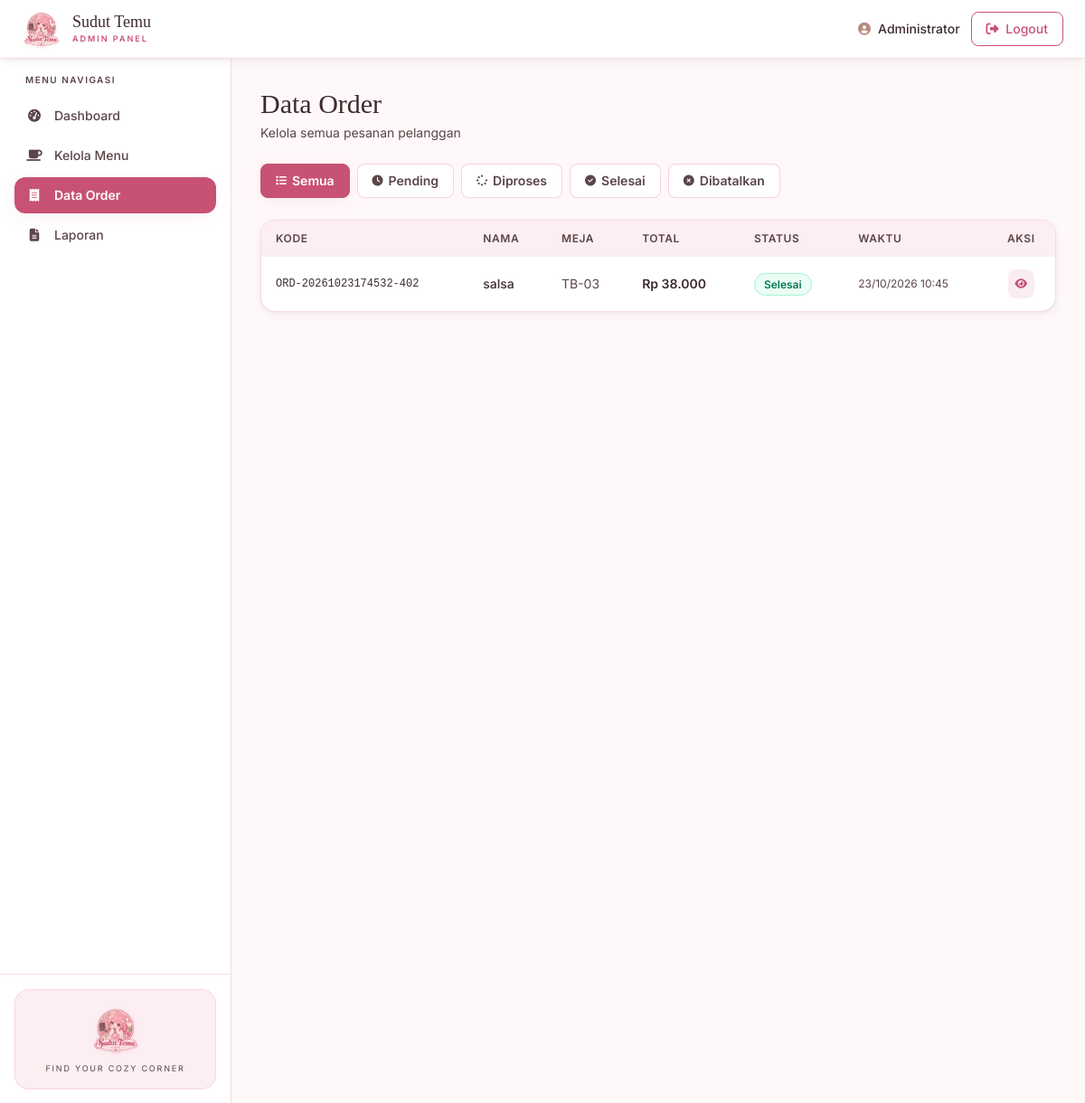
Page /admin/order.php (signed in) on the committed database.
### tables this page shows
CREATE TABLE `orders` (
  `id` int(11) UNSIGNED NOT NULL,
  `kode_order` varchar(30) NOT NULL,
  `pelanggan_id` int(11) UNSIGNED NOT NULL,
  `no_meja` varchar(10) NOT NULL,
  `total_harga` decimal(14,2) NOT NULL DEFAULT 0.00,
  `status` enum('pending','diproses','selesai','dibatalkan') NOT NULL DEFAULT 'pending',
  `catatan` text DEFAULT NULL,
  `waktu_order` timestamp NOT NULL DEFAULT current_timestamp()
);

CREATE TABLE `pelanggan` (
  `id` int(11) UNSIGNED NOT NULL,
  `nama` varchar(100) NOT NULL,
  `no_meja` varchar(10) NOT NULL,
  `no_hp` varchar(20) DEFAULT NULL,
  `waktu_datang` timestamp NOT NULL DEFAULT current_timestamp()
);

### config/koneksi.php (called while the page is built, shortened)
<?php
function rupiah($angka) {
    return "Rp " . number_format((float)$angka, 0, ',', '.');
}
function statusBadgeClass($status) {
    return match($status) {
        'pending'    => 'bg-blush text-primary-dark border border-primary/20',
        'diproses'   => 'bg-primary/10 text-primary border border-primary/30',
        'selesai'    => 'bg-emerald-50 text-emerald-700 border border-emerald-200',
        'dibatalkan' => 'bg-charcoal/5 text-charcoal border border-charcoal/20',
        default      => 'bg-cream text-charcoal-soft border border-secondary/40',
    };
}

### admin/order.php (the view, shortened to what this page needs)
<?php
require_once '../config/koneksi.php';
include '../includes/header.php';
include '../includes/admin_navbar.php';
$filter = $_GET['status'] ?? '';
$where = "";
$q = mysqli_query($koneksi, "SELECT o.*, p.nama FROM orders o JOIN pelanggan p ON o.pelanggan_id = p.id $where ORDER BY o.waktu_order DESC");
$statuses = [
    ''           => ['label' => 'Semua',      'icon' => 'fa-list'],
    'pending'    => ['label' => 'Pending',    'icon' => 'fa-clock'],
    'diproses'   => ['label' => 'Diproses',   'icon' => 'fa-spinner'],
    'selesai'    => ['label' => 'Selesai',    'icon' => 'fa-circle-check'],
    'dibatalkan' => ['label' => 'Dibatalkan', 'icon' => 'fa-circle-xmark'],
];
?>
<div class="flex min-h-[calc(100vh-4rem)] flex-1">
    <?php include '../includes/admin_sidebar.php'; ?>
    <main class="flex-1 p-4 md:p-8">
        <div class="mb-6">
            <h1 class="font-display text-3xl text-charcoal">Data Order</h1>
            <p class="text-charcoal-soft mt-1 text-sm">Kelola semua pesanan pelanggan</p>
        </div>
        <div class="flex flex-wrap gap-2 mb-6">
            <?php foreach ($statuses as $key => $s): ?>
                <a href="<?= BASE_URL; ?>admin/order.php<?= $key ? '?status='.$key : ''; ?>"
                   class="px-4 py-2 rounded-lg text-sm font-semibold transition inline-flex items-center gap-1.5 border
                   <?= $filter === $key
                       ? 'bg-primary text-white border-primary shadow-soft'
                       : 'bg-white text-charcoal-soft border-secondary/60 hover:bg-blush hover:text-primary hover:border-primary/40'; ?>">
                    <i class="fa-solid <?= $s['icon']; ?> text-xs"></i> <?= $s['label']; ?>
                </a>
            <?php endforeach; ?>
        </div>
        <div class="bg-white rounded-2xl border border-secondary/50 shadow-card overflow-hidden">
            <div class="overflow-x-auto">
                <table class="w-full text-sm">
                    <thead class="bg-blush text-charcoal-soft text-left">
                        <tr>
                            <th class="px-4 py-3 font-semibold text-xs uppercase tracking-wider">Kode</th>
                            <th class="px-4 py-3 font-semibold text-xs uppercase tracking-wider">Nama</th>
                            <th class="px-4 py-3 font-semibold text-xs uppercase tracking-wider">Meja</th>
                            <th class="px-4 py-3 font-semibold text-xs uppercase tracking-wider">Total</th>
                            <th class="px-4 py-3 font-semibold text-xs uppercase tracking-wider">Status</th>
                            <th class="px-4 py-3 font-semibold text-xs uppercase tracking-wider">Waktu</th>
                            <th class="px-4 py-3 font-semibold text-xs uppercase tracking-wider text-center">Aksi</th>
                        </tr>
                    </thead>
                    <tbody class="divide-y divide-secondary/30">
                        <?php while ($o = mysqli_fetch_assoc($q)): ?>
                        <tr class="hover:bg-blush/50 transition">
                            <td class="px-4 py-3.5 font-mono text-xs text-charcoal"><?= htmlspecialchars($o['kode_order']); ?></td>
                            <td class="px-4 py-3.5 text-charcoal font-medium"><?= htmlspecialchars($o['nama']); ?></td>
                            <td class="px-4 py-3.5 text-charcoal-soft"><?= htmlspecialchars($o['no_meja']); ?></td>
                            <td class="px-4 py-3.5 font-semibold text-charcoal"><?= rupiah($o['total_harga']); ?></td>
                            <td class="px-4 py-3.5">
                                <span class="px-2.5 py-1 rounded-full text-xs font-semibold <?= statusBadgeClass($o['status']); ?>">
                                    <?= ucfirst($o['status']); ?>
                                </span>
                            </td>
                            <td class="px-4 py-3.5 text-charcoal-soft text-xs"><?= date('d/m/Y H:i', strtotime($o['waktu_order'])); ?></td>
                            <td class="px-4 py-3.5 text-center">
                                <a href="<?= BASE_URL; ?>admin/order_detail.php?id=<?= $o['id']; ?>"
                                   class="inline-flex p-2 rounded-lg bg-primary/10 text-primary hover:bg-primary hover:text-white transition">
                                    <i class="fa-solid fa-eye text-xs"></i>
                                </a>
                            </td>
                        </tr>
                        <?php endwhile; ?>
                    </tbody>
                </table>
            </div>
        </div>
    </main>
</div>
<?php include '../includes/footer.php'; ?>

### includes/header.php (style rules this page uses)
html { scroll-behavior: smooth; }
body { background-color: #FFF8F9; color: #3D2B2E; font-family: 'Inter', sans-serif; -webkit-font-smoothing: antialiased; }
.font-display { font-family: 'Playfair Display', serif; }

### rows in the picture
orders: kode_order "ORD-20261023174532-402", pelanggan.nama "salsa", no_meja "TB-03", total_harga "Rp 38.000", status "Selesai", waktu_order "23/10/2026 10:45"

### other values in the picture
$_SESSION['admin_nama'] "Administrator"
$s['label'] "Semua"
$s['label'] "Pending"
$s['label'] "Diproses"
$s['label'] "Selesai"
$s['label'] "Dibatalkan"
